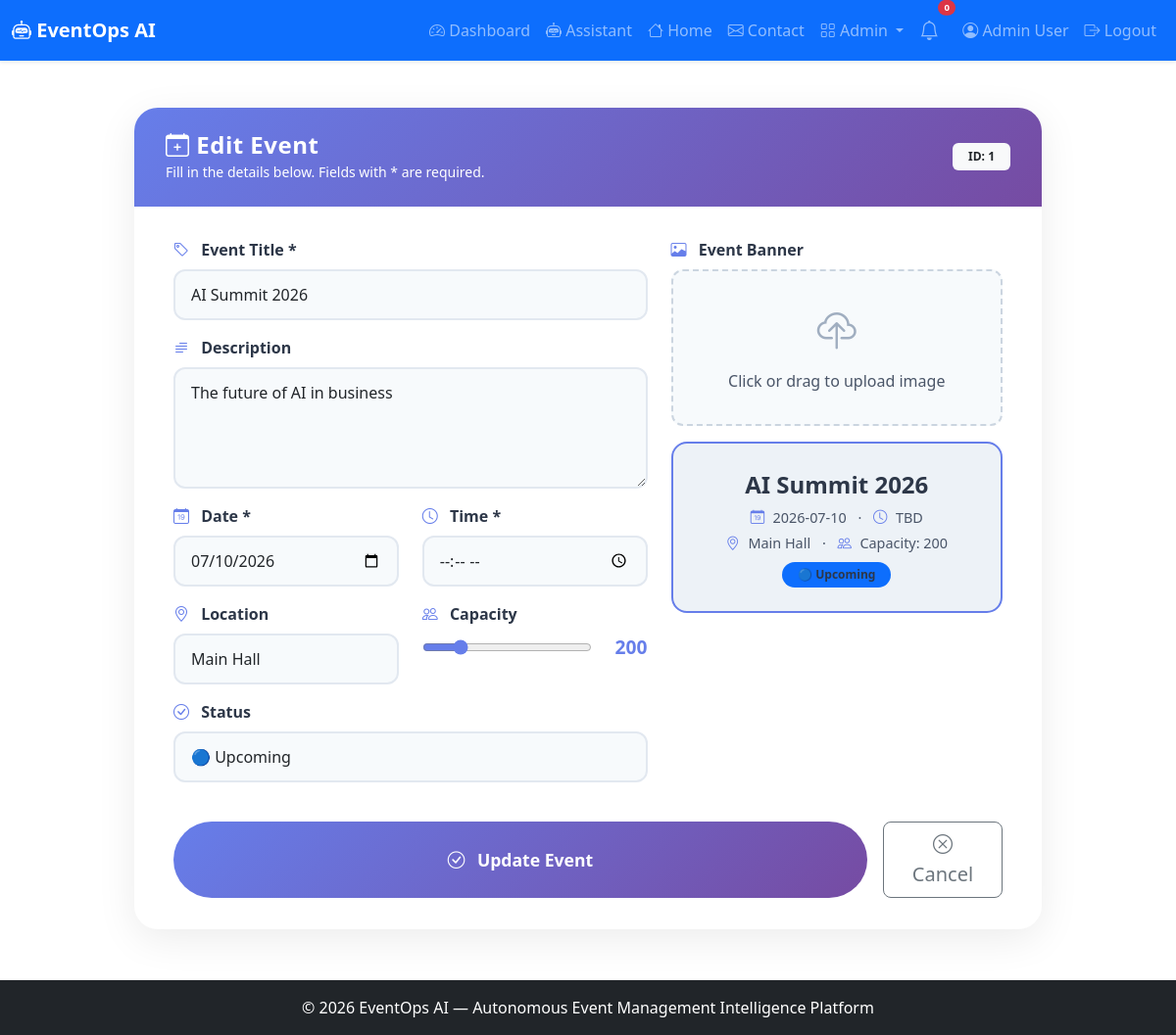
The page /admin/events/edit/1 (signed in) on the database its author committed.
### app.py (models this page shows, shortened)
class User(UserMixin, db.Model):
    id = db.Column(db.Integer, primary_key=True)
    name = db.Column(db.String(100), nullable=False)
    email = db.Column(db.String(100), unique=True, nullable=False)
    password_hash = db.Column(db.String(200), nullable=False)
    role = db.Column(db.String(20), default='user')
    created_at = db.Column(db.DateTime, default=lambda: datetime.now(timezone.utc))

class Event(db.Model):
    id = db.Column(db.Integer, primary_key=True)
    title = db.Column(db.String(200), nullable=False)
    description = db.Column(db.Text)
    date = db.Column(db.String(50))
    time = db.Column(db.String(50))
    location = db.Column(db.String(200))
    capacity = db.Column(db.Integer)
    status = db.Column(db.String(20), default='upcoming')
    created_at = db.Column(db.DateTime, default=lambda: datetime.now(timezone.utc))

### app.py (the view, shortened to what this page needs)
@app.route('/admin/events/edit/<int:event_id>', methods=['GET', 'POST'])
@login_required
def admin_event_edit(event_id):
    if current_user.role != 'admin':
        abort(403)
    event = Event.query.get_or_404(event_id)
    return render_template('admin_event_form.html', event=event)

### app.py (called while the page is built)
@login_manager.user_loader
def load_user(user_id):
    return User.query.get(int(user_id))

### templates/admin_event_form.html (shortened to what this page needs)
{% extends "base.html" %}
{% block content %}
<div class="container py-4">
    <div class="row justify-content-center">
        <div class="col-lg-10">
            <div class="card form-card">
                <div class="card-header">
                    <div class="d-flex justify-content-between align-items-center">
                        <div>
                            <h4 class="mb-0"><i class="bi bi-calendar-plus"></i> {% if event %}Edit Event{% else %}Create New Event{% endif %}</h4>
                            <small>Fill in the details below. Fields with * are required.</small>
                        </div>
                        <span class="badge bg-light text-dark px-3 py-2">
                            {% if event %}ID: {{ event.id }}{% else %}New{% endif %}
                        </span>
                    </div>
                </div>
                <div class="card-body">
                    <form method="POST" enctype="multipart/form-data" id="eventForm">
                        <div class="row g-4">
                            <div class="col-md-7">
                                <div class="mb-3">
                                    <label for="title" class="form-label"><i class="bi bi-tag"></i> Event Title *</label>
                                    <input type="text" class="form-control" id="title" name="title"
                                           value="{{ event.title if event else '' }}"
                                           placeholder="e.g., AI Summit 2026" required>
                                </div>
                                <div class="mb-3">
                                    <label for="description" class="form-label"><i class="bi bi-text-paragraph"></i> Description</label>
                                    <textarea class="form-control" id="description" name="description" rows="4"
                                              placeholder="Describe your event…">{{ event.description if event else '' }}</textarea>
                                </div>
                                <div class="row">
                                    <div class="col-md-6 mb-3">
                                        <label for="date" class="form-label"><i class="bi bi-calendar-date"></i> Date *</label>
                                        <input type="date" class="form-control" id="date" name="date"
                                               value="{{ event.date if event else '' }}" required>
                                    </div>
                                    <div class="col-md-6 mb-3">
                                        <label for="time" class="form-label"><i class="bi bi-clock"></i> Time *</label>
                                        <input type="time" class="form-control" id="time" name="time"
                                               value="{{ event.time if event else '' }}" required>
                                    </div>
                                </div>
                                <div class="row">
                                    <div class="col-md-6 mb-3">
                                        <label for="location" class="form-label"><i class="bi bi-geo-alt"></i> Location</label>
                                        <input type="text" class="form-control" id="location" name="location"
                                               value="{{ event.location if event else '' }}"
                                               placeholder="e.g., Main Hall, Room 101">
                                    </div>
                                    <div class="col-md-6 mb-3">
                                        <label for="capacity" class="form-label"><i class="bi bi-people"></i> Capacity</label>
                                        <div class="d-flex align-items-center gap-3">
                                            <input type="range" class="capacity-slider" id="capacitySlider"
                                                   name="capacity" min="0" max="1000" step="10"
                                                   value="{{ event.capacity if event else 100 }}">
                                            <span class="capacity-value" id="capacityDisplay">{{ event.capacity if event else 100 }}</span>
                                        </div>
                                    </div>
                                </div>
                                <div class="mb-3">
                                    <label for="status" class="form-label"><i class="bi bi-check-circle"></i> Status</label>
                                    <select class="form-select" id="status" name="status">
                                        <option value="upcoming" {% if event and event.status == 'upcoming' %}selected{% endif %}>🔵 Upcoming</option>
                                    </select>
                                </div>
                            </div>
                            <div class="col-md-5">
                                <div class="mb-3">
                                    <label class="form-label"><i class="bi bi-image"></i> Event Banner</label>
                                    <div class="image-upload-wrapper" id="imageUploadWrapper">
                                        <i class="bi bi-cloud-upload"></i>
                                        <div class="upload-text">Click or drag to upload image</div>
                                    </div>
                                </div>
                                <div class="preview-card" id="previewCard">
                                    <div class="preview-content" style="display:none; width:100%;">
                                        <div class="preview-title" id="previewTitle">Event Title</div>
                                        <div class="preview-meta">
                                            <span id="previewDate"> Date</span>
                                            <span class="mx-2">·</span>
                                            <span id="previewTime"> Time</span>
                                        </div>
                                        <div class="preview-meta">
                                            <span id="previewLocation"> Location</span>
                                            <span class="mx-2">·</span>
                                            <span id="previewCapacity"> Capacity: </span>
                                        </div>
                                        <span class="preview-badge" id="previewStatusBadge">🟢 Upcoming</span>
                                    </div>
                                </div>
                            </div>
                        </div>
                        <div class="d-flex gap-3 mt-4">
                            <button type="submit" class="btn btn-submit">
                                <i class="bi bi-check-circle"></i> {% if event %}Update Event{% else %}Create Event{% endif %}
                            </button>
                            <a href="{{ url_for('admin_events') }}" class="btn btn-outline-secondary btn-lg px-4">
                                <i class="bi bi-x-circle"></i> Cancel
                            </a>
                        </div>
                    </form>
                </div>
            </div>
        </div>
    </div>
</div>
{% endblock %}

### templates/base.html (shortened to what this page needs)
<!DOCTYPE html>
<html lang="en">
<head>
    <link href="https://cdn.jsdelivr.net/npm/bootstrap@5.3.0/dist/css/bootstrap.min.css" rel="stylesheet">
    <link rel="stylesheet" href="https://cdn.jsdelivr.net/npm/bootstrap-icons@1.11.0/font/bootstrap-icons.css">
    <link rel="stylesheet" href="{{ url_for('static', filename='css/style.css') }}">
</head>
<body>
    <nav class="navbar navbar-expand-lg navbar-dark bg-primary shadow-sm">
        <div class="container-fluid">
            <a class="navbar-brand fw-bold" href="{{ url_for('index') }}">
                <i class="bi bi-robot"></i> EventOps AI
            </a>
            <div class="collapse navbar-collapse" id="navbarNav">
                <ul class="navbar-nav ms-auto align-items-lg-center">
                    {% if current_user.is_authenticated %}
                        <li class="nav-item">
                            <a class="nav-link" href="{{ url_for('dashboard') }}">
                                <i class="bi bi-speedometer2"></i> Dashboard
                            </a>
                        </li>
                        <li class="nav-item">
                            <a class="nav-link" href="{{ url_for('assistant_page') }}">
                                <i class="bi bi-robot"></i> Assistant
                            </a>
                        </li>
                    <li class="nav-item">
                            <a class="nav-link" href="{{ url_for('index') }}">
                                <i class="bi bi-house"></i> Home
                            </a>
                        </li>
                    <li class="nav-item">
                            <a class="nav-link" href="{{ url_for('contact') }}">
                                <i class="bi bi-envelope"></i> Contact
                            </a>
                        </li>
                        {% if current_user.role == 'admin' %}
                        <li class="nav-item dropdown">
                            <a class="nav-link dropdown-toggle" href="#" role="button" data-bs-toggle="dropdown">
                                <i class="bi bi-grid"></i> Admin
                            </a>
                        </li>
                        {% endif %}
                        <li class="nav-item position-relative me-2">
                            <a class="nav-link" href="#" title="Notifications" data-bs-toggle="dropdown">
                                <i class="bi bi-bell fs-5"></i>
                                <span class="position-absolute top-0 start-100 translate-middle badge rounded-pill bg-danger" style="font-size:0.6rem;">
                                    0
                                </span>
                            </a>
                        </li>
                        <li class="nav-item">
                            <a class="nav-link" href="{{ url_for('profile') }}">
                                <i class="bi bi-person-circle"></i> {{ current_user.name }}
                            </a>
                        </li>
                        <li class="nav-item">
                            <a class="nav-link" href="{{ url_for('logout') }}">
                                <i class="bi bi-box-arrow-right"></i> Logout
                            </a>
                        </li>
                    {% endif %}
                </ul>
            </div>
        </div>
    </nav>
    <main class="container-fluid py-4">
        {% block content %}{% endblock %}
    </main>
    <footer class="footer bg-dark text-white py-3 mt-4">
        <div class="container text-center">
            <span>© 2026 EventOps AI — Autonomous Event Management Intelligence Platform</span>
        </div>
    </footer>
</body>
</html>

### static/css/style.css (style rules this page uses)
body { padding-bottom: 60px; }
.footer { position: fixed; bottom: 0; width: 100%; }

### templates/admin_event_form.html (style rules this page uses)
.form-card { border: none; border-radius: 1.5rem; box-shadow: 0 10px 40px rgba(0,0,0,0.08); overflow: hidden; background: white; }
.form-card .card-header { background: linear-gradient(135deg, #667eea 0%, #764ba2 100%); color: white; padding: 1.5rem 2rem; border: none; }
.form-card .card-header h4 { font-weight: 700; letter-spacing: 0.5px; }
.form-card .card-body { padding: 2rem 2.5rem; }
.form-label { font-weight: 600; color: #2d3748; }
.form-label i { margin-right: 0.5rem; color: #667eea; }
.form-control, .form-select { border: 2px solid #e2e8f0; border-radius: 0.75rem; padding: 0.75rem 1rem; transition: all 0.2s ease; background: #f7fafc; }
.capacity-slider { width: 100%; accent-color: #667eea; }
.capacity-value { font-weight: 700; color: #667eea; font-size: 1.2rem; margin-left: 0.5rem; }
.preview-card { background: #f7fafc; border-radius: 1rem; padding: 1.5rem; border: 2px dashed #cbd5e0; transition: all 0.3s ease; min-height: 150px; display: flex; flex-direction: column; justify-content: center; align-items: center; color: #a0aec0; text-align: center; }
.preview-card.has-content { border-style: solid; border-color: #667eea; background: #edf2f7; color: #2d3748; }
.preview-card .preview-title { font-size: 1.5rem; font-weight: 700; color: #2d3748; }
.preview-card .preview-meta { font-size: 0.9rem; color: #4a5568; margin-top: 0.3rem; }
.preview-card .preview-badge { display: inline-block; padding: 0.25rem 1rem; border-radius: 50px; font-size: 0.75rem; font-weight: 600; margin-top: 0.5rem; }
.btn-submit { background: linear-gradient(135deg, #667eea, #764ba2); border: none; padding: 0.8rem 2rem; border-radius: 50px; font-weight: 700; color: white; transition: all 0.3s ease; width: 100%; font-size: 1.1rem; }
.btn-submit i { margin-right: 0.5rem; }
.image-upload-wrapper { border: 2px dashed #cbd5e0; border-radius: 0.75rem; padding: 2rem; text-align: center; cursor: pointer; transition: all 0.2s ease; background: #f7fafc; }
.image-upload-wrapper i { font-size: 2.5rem; color: #a0aec0; }
.image-upload-wrapper .upload-text { color: #4a5568; margin-top: 0.5rem; }

### rows shown on the page
User: name "Admin User"
Event: id "1", title "AI Summit 2026", description "The future of AI in business", date "07/10/2026", location "Main Hall", capacity "200", status "🔵 Upcoming"
